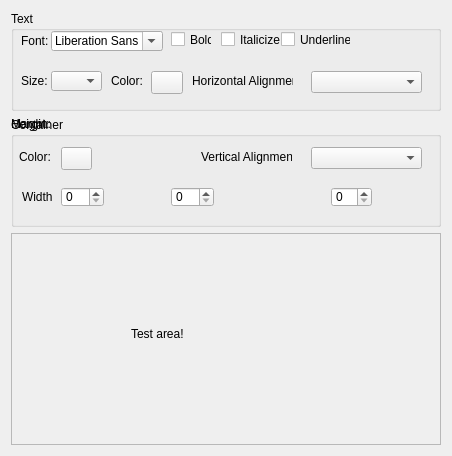
<?xml version="1.0" encoding="UTF-8"?>
<ui version="4.0">
 <class>StyleSettingsWidget</class>
 <widget class="QWidget" name="StyleSettingsWidget">
  <property name="geometry">
   <rect>
    <x>0</x>
    <y>0</y>
    <width>448</width>
    <height>456</height>
   </rect>
  </property>
  <property name="windowTitle">
   <string>Form</string>
  </property>
  <layout class="QGridLayout" name="gridLayout">
   <item row="2" column="0">
    <widget class="QFrame" name="frame">
     <property name="sizePolicy">
      <sizepolicy hsizetype="Preferred" vsizetype="Preferred">
       <horstretch>0</horstretch>
       <verstretch>1</verstretch>
      </sizepolicy>
     </property>
     <property name="frameShape">
      <enum>QFrame::StyledPanel</enum>
     </property>
     <property name="frameShadow">
      <enum>QFrame::Raised</enum>
     </property>
     <widget class="QLabel" name="prev">
      <property name="geometry">
       <rect>
        <x>120</x>
        <y>80</y>
        <width>151</width>
        <height>41</height>
       </rect>
      </property>
      <property name="text">
       <string>Test area!</string>
      </property>
     </widget>
    </widget>
   </item>
   <item row="1" column="0">
    <widget class="QGroupBox" name="bod">
     <property name="minimumSize">
      <size>
       <width>430</width>
       <height>110</height>
      </size>
     </property>
     <property name="title">
      <string>Container</string>
     </property>
     <widget class="QPushButton" name="colorPicker_bg">
      <property name="geometry">
       <rect>
        <x>50</x>
        <y>30</y>
        <width>31</width>
        <height>23</height>
       </rect>
      </property>
      <property name="text">
       <string/>
      </property>
     </widget>
     <widget class="QSpinBox" name="width">
      <property name="geometry">
       <rect>
        <x>50</x>
        <y>70</y>
        <width>43</width>
        <height>20</height>
       </rect>
      </property>
      <property name="maximum">
       <number>500</number>
      </property>
     </widget>
     <widget class="QSpinBox" name="height">
      <property name="geometry">
       <rect>
        <x>160</x>
        <y>70</y>
        <width>43</width>
        <height>20</height>
       </rect>
      </property>
      <property name="maximum">
       <number>500</number>
      </property>
     </widget>
     <widget class="QSpinBox" name="margin">
      <property name="geometry">
       <rect>
        <x>320</x>
        <y>70</y>
        <width>41</width>
        <height>20</height>
       </rect>
      </property>
      <property name="maximum">
       <number>200</number>
      </property>
     </widget>
     <widget class="QLabel" name="label_4">
      <property name="geometry">
       <rect>
        <x>8</x>
        <y>30</y>
        <width>31</width>
        <height>20</height>
       </rect>
      </property>
      <property name="text">
       <string>Color:</string>
      </property>
     </widget>
     <widget class="QComboBox" name="justify_2">
      <property name="geometry">
       <rect>
        <x>300</x>
        <y>30</y>
        <width>111</width>
        <height>22</height>
       </rect>
      </property>
     </widget>
     <widget class="QLabel" name="label_5">
      <property name="geometry">
       <rect>
        <x>190</x>
        <y>30</y>
        <width>91</width>
        <height>20</height>
       </rect>
      </property>
      <property name="text">
       <string>Vertical Alignment:</string>
      </property>
     </widget>
     <widget class="QLabel" name="label_6">
      <property name="geometry">
       <rect>
        <x>11</x>
        <y>70</y>
        <width>31</width>
        <height>20</height>
       </rect>
      </property>
      <property name="text">
       <string>Width:</string>
      </property>
     </widget>
     <widget class="QLabel" name="label_7">
      <property name="text">
       <string>Height:</string>
      </property>
     </widget>
     <widget class="QLabel" name="label_8">
      <property name="text">
       <string>Margin:</string>
      </property>
     </widget>
    </widget>
   </item>
   <item row="0" column="0">
    <widget class="QGroupBox" name="Header1">
     <property name="minimumSize">
      <size>
       <width>430</width>
       <height>100</height>
      </size>
     </property>
     <property name="title">
      <string>Text</string>
     </property>
     <widget class="QLabel" name="fontLabel">
      <property name="geometry">
       <rect>
        <x>10</x>
        <y>20</y>
        <width>31</width>
        <height>20</height>
       </rect>
      </property>
      <property name="text">
       <string>Font:</string>
      </property>
     </widget>
     <widget class="QLabel" name="label_2">
      <property name="geometry">
       <rect>
        <x>100</x>
        <y>60</y>
        <width>41</width>
        <height>20</height>
       </rect>
      </property>
      <property name="text">
       <string>Color:</string>
      </property>
     </widget>
     <widget class="QFontComboBox" name="fontBox">
      <property name="geometry">
       <rect>
        <x>40</x>
        <y>20</y>
        <width>112</width>
        <height>20</height>
       </rect>
      </property>
     </widget>
     <widget class="QComboBox" name="sizeBox">
      <property name="geometry">
       <rect>
        <x>40</x>
        <y>60</y>
        <width>51</width>
        <height>20</height>
       </rect>
      </property>
     </widget>
     <widget class="QPushButton" name="colorPicker">
      <property name="geometry">
       <rect>
        <x>140</x>
        <y>60</y>
        <width>32</width>
        <height>23</height>
       </rect>
      </property>
      <property name="text">
       <string/>
      </property>
     </widget>
     <widget class="QComboBox" name="justify">
      <property name="geometry">
       <rect>
        <x>300</x>
        <y>60</y>
        <width>111</width>
        <height>22</height>
       </rect>
      </property>
     </widget>
     <widget class="QLabel" name="label_3">
      <property name="geometry">
       <rect>
        <x>181</x>
        <y>60</y>
        <width>101</width>
        <height>20</height>
       </rect>
      </property>
      <property name="text">
       <string>Horizontal Alignment:</string>
      </property>
     </widget>
     <widget class="QCheckBox" name="bold">
      <property name="geometry">
       <rect>
        <x>160</x>
        <y>20</y>
        <width>41</width>
        <height>17</height>
       </rect>
      </property>
      <property name="text">
       <string>Bold</string>
      </property>
     </widget>
     <widget class="QCheckBox" name="italicize">
      <property name="geometry">
       <rect>
        <x>210</x>
        <y>20</y>
        <width>70</width>
        <height>17</height>
       </rect>
      </property>
      <property name="text">
       <string>Italicize</string>
      </property>
     </widget>
     <widget class="QCheckBox" name="underline">
      <property name="geometry">
       <rect>
        <x>270</x>
        <y>20</y>
        <width>70</width>
        <height>17</height>
       </rect>
      </property>
      <property name="text">
       <string>Underline</string>
      </property>
     </widget>
     <widget class="QLabel" name="label">
      <property name="geometry">
       <rect>
        <x>10</x>
        <y>60</y>
        <width>41</width>
        <height>20</height>
       </rect>
      </property>
      <property name="text">
       <string>Size:</string>
      </property>
     </widget>
     <zorder>label_2</zorder>
     <zorder>fontLabel</zorder>
     <zorder>fontBox</zorder>
     <zorder>sizeBox</zorder>
     <zorder>colorPicker</zorder>
     <zorder>justify</zorder>
     <zorder>label_3</zorder>
     <zorder>bold</zorder>
     <zorder>italicize</zorder>
     <zorder>underline</zorder>
     <zorder>label</zorder>
    </widget>
   </item>
  </layout>
 </widget>
 <resources/>
 <connections/>
</ui>
